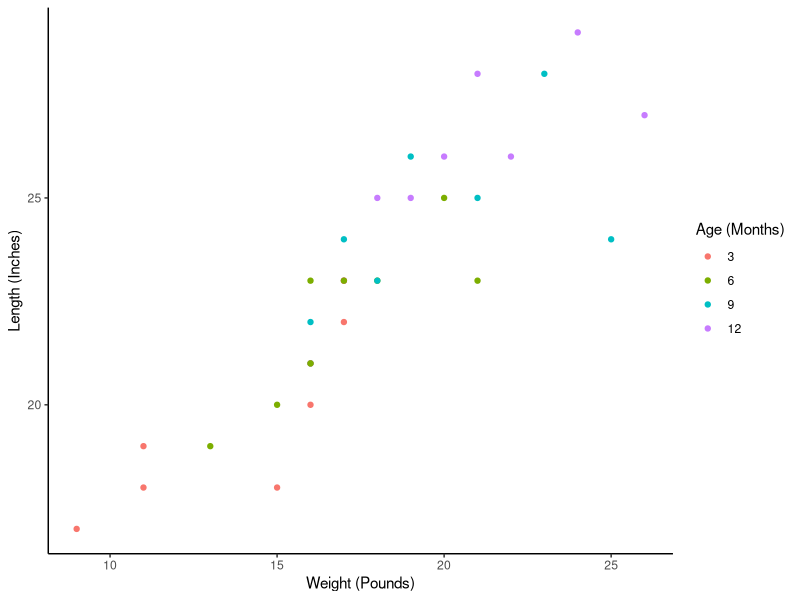

R code for this plot:
# ============================================================================================================================
# Restructuring data frames
# ============================================================================================================================

install.packages("tidyr")
library(tidyr)
library(dplyr)
library(ggplot2)

# It is important to note that most of the longitudinal studies and analyses that can be done for its data require data frames to be structured in the person-period/long format
# --------------------------------------------------------------------------------------------------------------------------------
# Let's simulate some data
babies <- tibble(
  id       = 1001:1008,
  sex      = c("F", "F", "M", "F", "M", "M", "M", "F"),
  weight_3  = c(9, 11, 17, 16, 11, 17, 16, 15),
  weight_6  = c(13, 16, 20, 18, 15, 21, 17, 16),
  weight_9  = c(16, 17, 23, 21, 16, 25, 19, 18),
  weight_12 = c(17, 20, 24, 22, 18, 26, 21, 19)
)
# Say hello to the pivot_longer() function of the tidyr package
babies %>% 
  pivot_longer(
    cols = starts_with("weight_"), # This argument outlines the columns that are to be pivoted
    names_to = "months",
    names_prefix = "weight_",
    values_to = "Weight"
  )
# And that converts the babies data frame from a person-level format to a person-period format

# Lets break it down:
# Let me begin with the 'names_to =' argument. The argument is meant to give a name for a new column to be created that is going to contain data about the column names of the 
# previous columns that are to be pivoted. Lets take a look at how the new data frame would look like without editing this argument:
babies %>% 
  pivot_longer(
    cols = starts_with("weight_")
  )
# The first new column that is to have information about the variability of interest in the previous column names that are to be pivoted alone, is labelled "names" which is the default setting

# Now the 'names_prefix =' argument: 
# The value passed to this argument should be a regex that tells R the matching text from the begin of the variable names of each variable to be pivoted that will form the values of the new column created above 'month'
# This is just in attempt of separating important data values on the names of the columns to be pivoted. ie: the original columns to be pivoted above are labelled 'weight_3/weight_6' 
# in real sense there are two significant data values that I want to separate. The first being, 'weight_' and the second '3/6'. The first data value tells that the values in the column are weight values
# but the new column will not have any weight values and shows no representation to the variability of the previous column names that I am trying to express
# The second data values ie: '3/6/9' actually contains info about the variability that I want to express and so that is what I want to remain as the values of this new column I have created
babies %>% 
  pivot_longer(
    cols = starts_with("weight"),
    names_to = "month",
    names_prefix = "weight_"
  )
# That makes it more informative now in a succint manner
# But hey, this is meant to be a regex, so lets complicate things a bit:
babies %>% 
  pivot_longer(
    cols = starts_with("weight"),
    names_to = "month",
    names_prefix = "\\w+_" #This is a regex that tells R to remove any word from the start that is followed by an underscore together with the underscore
)

# The 'values_to =' is straightforward and is passed with the name for the other new column that is now meant to contain the actual values of the original columns to be pivoted

# However, notice that the value type of the newly created 'months' column is chr. Let me coerce iit into an integer. It can be done in one of two ways:
babies %>% 
  pivot_longer(
    cols = starts_with("weight_"),
    names_to = "months",
    names_prefix = "weight_",
    values_to = "Weight"
  ) %>% 
  mutate(months = as.integer(months))
# Or, just directly using the pivot_longer() function:
babies %>% 
  pivot_longer(
    cols = starts_with("weight_"), 
    names_to = "months",
    names_prefix = "weight_",
    names_transform = list(months = as.integer), # This argument does the coercion directly through a list of the name(s) of column(s) to be coerced and what it is to be coerced to
    values_to = "Weight"
  )

# So far I have pivoted values only from a single set of related columns. Let me try from multiple sets of columns:
set.seed(15)
babies <- tibble(
  id       = 1001:1008,
  sex      = c("F", "F", "M", "F", "M", "M", "M", "F"),
  weight_3  = c(9, 11, 17, 16, 11, 17, 16, 15),
  weight_6  = c(13, 16, 20, 18, 15, 21, 17, 16),
  weight_9  = c(16, 17, 23, 21, 16, 25, 19, 18),
  weight_12 = c(17, 20, 24, 22, 18, 26, 21, 19),
  length_3  = c(17, 19, 23, 20, 18, 22, 21, 18),
  length_6  = round(length_3 + rnorm(8, 2, 1)),
  length_9  = round(length_6 + rnorm(8, 2, 1)),
  length_12 = round(length_9 + rnorm(8, 2, 1)),
)
# I have added another layer of complexity into our dataset by adding another length variable that was also measured in time-varying intervals. Lets pivot bith then!

# The 'names_prefix =' and 'values_to =' arguments cannot be used in the pivoting of multiple column sets because they are used to analyse only one column set (either weights or length)
# So both are dropped and say hello to the 'name_sep =' argument and the '.value' special value that is going to correctly separate the two column sets:
babies.1 <- babies %>% 
  pivot_longer(
    cols = c(-id, -sex), # This tells R that the columns to be pivoted are all except these that are mentioned
    names_to = c(".value", "months"),
    names_sep = "_",
    names_transform = list(months = as.integer)
  )
# So lets break it down: 
# 'name_sep =' argument is used to separate values in the column names at the underscore that are to be pivoted ie: weight_3 is separated into 'weight' and '3' and same for 'length_3' etc.
# The '.values' special value is still a bit confusing to me. But what I understand it does is: separates the value description from the name description
# So, as mentioned before, name_sep separates weight_3 into two character strings: 'weight' and '3'. So, what '.value' does is tell pivot_longer() that the character string before the underscore 
# is the value description that contains the values we want to separate into another column.
# But the special value can also tell the opposite when arranged differently in the name_to argument
babies %>% 
  pivot_longer(
    cols = c(-id, -sex), # This tells R that the columns to be pivoted are all except these that are mentioned
    names_to = c("months", ".values"),
    names_sep = "_",
  )

# ---------------------------------------------------------------------------------------------------------------------------------------------------------
# Now, lemme plot this data
babies.1 %>% 
  mutate(months = factor(months, c(3, 6, 9, 12))) %>% 
  ggplot() +
  geom_point(aes(weight, length, color = months)) +
  labs(
    x = "Weight (Pounds)",
    y = "Length (Inches)",
    color = "Age (Months)"
  ) +
  theme_classic()
# ------------------------------------------------------------------------------------------------------------------------------------------['

# Let me now try converting the longer formats back into the wider formats
babies <- babies.1 %>% 
  pivot_wider(
    names_from = "months", # Column passed here should contain values that are meant to be the names of the new wider columns
    values_from = c("weight", "length") # Column passed here should contain the values of that are meant to be the values for the newly created wider columns
  )

# So far we have only explained the need to restructure data frames based on the type of study the datasets are being generated from (ie: longitudinal study = person-period format)
# However there is a more systematic guidline that can be used in decision making of the correct data frame format to use:
# These are the guidlines outlined by Hadley Wickham whose paper stated the guidlines as:
# 1. Each variable (measurement/characteristic of an observation), should have its own column
# 2. Each observation should have its own row
# 3. Each value should have its own cell
# So far, the examples I have used have demonsttrated the first two guidelines (Guideline 1 = wider format; guideline 2 = longer format)
# Lets take a look at the third guideline:
# Let me try and create a dataframe showing the range of weights for the babies over the months recorded:

babies.weight <- tibble(
  ID = 1001:1008,
  Weight_range = c("9-17", "11-20", "17-24", "16-22", "11-18", "17-26", "16-21", "15-19")
) %>% 
  print()
# This kind of data frame would be considered messy asa there are different values in one cell and this led to R assuming the weight_range is a character vector

# Let me fix that: say hello to tidyr's separate() function!:
babies.weight %>%
  separate(
    col = -ID,
    into = c("min_weight", "max_weight"), # This argument gives names to the new columns that are going to be created to hold the separated values
    sep = "-", # This argument specifies to R the character that is separating the joint values to be separated
    convert = TRUE # This argument coerces the values being separated from chr to integers
  )
# ---------------------------------------------------------------------------------------------------------------------------------------------------------
# Pivoting data is not 100% as it can have holes especially in records that incorporate time-variability.
# Lets take a look at a repoprt recording the number of births in a town between 11/10/2024 and 21/10/2024:
Town_birth_records <- tibble(
  ID = 567:574,
  Date = as.Date(c(20007, 20007, 20010, 20010, 20010, 20015, 20015, 20016))
)
# Let me see the number of recorded births within that period:
Town_birth_records %>% 
  count(Date)
# A total of 8 births were recorded within that period, which is true, but what if we want to get the rate of birth in that town?:
Town_birth_records %>% 
  count(Date) %>% 
  summarise(Birth_rate = mean(n))
# It returns '2' which is wrong because it has given the rate from the four days that births were recorded alone leaving out the other 6 days that this study was carried out for
# So let us introduce the data recorded for the days that no births were recorded. Say hello to the complete() function
Town_birth_records %>% 
  count(Date) %>% 
  complete(
    Date = seq.Date(
      from = as.Date(20007),
      to = as.Date(20017),
      by = "days"
    )
  )
# This includes all the days that this study was carried out for.
# However, it shows 'NA' for the days that zero births were recorded, so it I try to find mean again it will not differ from before because all missing data will be excluded
# Let me then correct that!:
Town_birth_records %>% 
  count(Date) %>% 
  complete(
    Date = seq.Date(
      from = as.Date(20007),
      to = as.Date(20017),
      by = "days"
    ),
    fill = list(n = 0) # This argument fills in all the missing values in the column 'n' with '0'
  )
# So now we can correctly find the rate of births within the study's running period
Town_birth_records %>% 
  count(Date) %>% 
  complete(
    Date = seq.Date(
      from = as.Date(20007),
      to = as.Date(20017),
      by = "days"
    ),
    fill = list(n = 0)
  ) %>% 
  summarise(Birth_rate = mean(n))
# And the correct answer is 0.727!